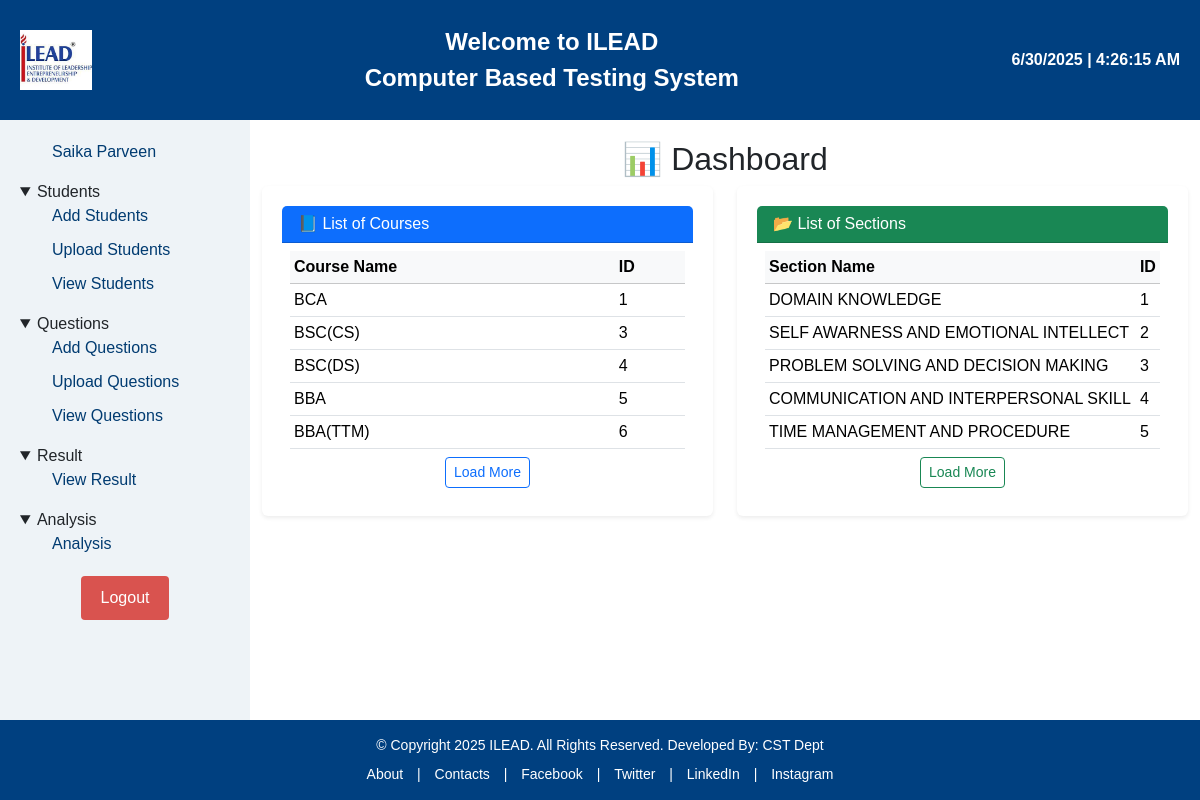
Screenshot of /acc/index.php (signed in) with the database file from the repository.
### tables this page shows
CREATE TABLE `course` (
  `c_id` int(11) NOT NULL,
  `c_name` varchar(200) NOT NULL,
  `school_id` int(11) NOT NULL
);

CREATE TABLE `section` (
  `sec_id` int(11) NOT NULL,
  `sec_name` varchar(200) NOT NULL
);

### acc/index.php (the view, shortened to what this page needs)
<?php include 'common/header.php'; ?>
<?php include 'common/navbar.php'; ?>
<div class="main-content container my-0">
    <h2 class="text-center">📊 Dashboard</h2>
    <div class="row g-4">
        <div class="col-md-6">
            <div class="card shadow-sm border-0 h-100">
                <div class="card-header bg-primary text-white py-2">
                    <h6 class="mb-0">📘 List of Courses</h6>
                </div>
                <div class="card-body p-2">
                    <?php
                    $course_query = "SELECT * FROM course";
                    $course_result = mysqli_query($con, $course_query) or die("Query Error");
                    if (mysqli_num_rows($course_result) > 0) {
                    ?>
                        <div class="table-responsive">
                            <table class="table table-sm table-hover mb-2">
                                <thead class="table-light">
                                    <tr>
                                        <th>Course Name</th>
                                        <th>ID</th>
                                    </tr>
                                </thead>
                                <tbody id="courseTable">
                                    <?php
                                    $i = 0;
                                    while ($row = mysqli_fetch_assoc($course_result)) {
                                        $i++;
                                        $extraClass = $i > 5 ? 'd-none extra-course' : '';
                                    ?>
                                        <tr class="<?php echo $extraClass; ?>">
                                            <td><?php echo $row['c_name']; ?></td>
                                            <td><?php echo $row['c_id']; ?></td>
                                        </tr>
                                    <?php } ?>
                                </tbody>
                            </table>
                            <?php if ($i > 5) { ?>
                                <div class="text-center">
                                    <button class="btn btn-sm btn-outline-primary" onclick="loadMore('course')">Load More</button>
                                </div>
                            <?php } ?>
                        </div>
                    <?php } else { echo "<p class='text-muted'>No courses found.</p>"; } ?>
                </div>
            </div>
        </div>
        <div class="col-md-6">
            <div class="card shadow-sm border-0 h-100">
                <div class="card-header bg-success text-white py-2">
                    <h6 class="mb-0">📂 List of Sections</h6>
                </div>
                <div class="card-body p-2">
                    <?php
                    $section_query = "SELECT * FROM section";
                    $section_result = mysqli_query($con, $section_query) or die("Query Error");
                    if (mysqli_num_rows($section_result) > 0) {
                    ?>
                        <div class="table-responsive">
                            <table class="table table-sm table-hover mb-2">
                                <thead class="table-light">
                                    <tr>
                                        <th>Section Name</th>
                                        <th>ID</th>
                                    </tr>
                                </thead>
                                <tbody id="sectionTable">
                                    <?php
                                    $i = 0;
                                    while ($row = mysqli_fetch_assoc($section_result)) {
                                        $i++;
                                        $extraClass = $i > 5 ? 'd-none extra-section' : '';
                                    ?>
                                        <tr class="<?php echo $extraClass; ?>">
                                            <td><?php echo $row['sec_name']; ?></td>
                                            <td><?php echo $row['sec_id']; ?></td>
                                        </tr>
                                    <?php } ?>
                                </tbody>
                            </table>
                            <?php if ($i > 5) { ?>
                                <div class="text-center">
                                    <button class="btn btn-sm btn-outline-success" onclick="loadMore('section')">Load More</button>
                                </div>
                            <?php } ?>
                        </div>
                    <?php } else { echo "<p class='text-muted'>No sections found.</p>"; } ?>
                </div>
            </div>
        </div>
    </div>
</div>
<?php include 'common/footer.php'; ?>

### acc/common/header.php (shortened to what this page needs)
<!DOCTYPE html>
<html lang="en">
<head>
    <link rel="stylesheet" href="css/style.css">
    <link rel="stylesheet" href="https://cdnjs.cloudflare.com/ajax/libs/font-awesome/6.4.0/css/all.min.css">
    <link rel="stylesheet" href="https://cdn.datatables.net/2.3.2/css/dataTables.dataTables.min.css">
    <link rel="stylesheet" href="https://cdn.datatables.net/buttons/3.0.1/css/buttons.dataTables.min.css">
    <link rel="stylesheet" href="https://cdnjs.cloudflare.com/ajax/libs/font-awesome/6.5.0/css/all.min.css">
     <link href="https://cdn.jsdelivr.net/npm/bootstrap@5.3.2/dist/css/bootstrap.min.css" rel="stylesheet">
     <link rel="stylesheet" href="https://cdn.jsdelivr.net/npm/bootstrap-icons@1.10.5/font/bootstrap-icons.css">
</head>
<body onload="updateDateTime()">
<div class="page-container">
    <div class="header">
        <div class="logo">
            <img src="img/logo.jpg" alt="Logo">
        </div>
        <div class="welcome">Welcome to ILEAD </br> Computer Based Testing System</div>
        <div class="date" id="datetime"></div>
    </div>
    <div class="content-area">

### acc/common/navbar.php
<div class="sidebar">
    <ul>
        <a href="index.php"><?php echo $_SESSION['user_name']; ?></a>
    </ul>
    <details open>
        <summary>Students</summary>
        <ul>
            <a href="addStudents.php">Add Students</a>
            <a href="#" data-bs-toggle="modal" data-bs-target="#studentModal">Upload Students</a>
            <a href="viewStudents.php">View Students</a>
        </ul>
    </details>
    <details open>
        <summary>Questions</summary>
        <ul>
            <a href="addQuestion.php">Add Questions</a>
            <a href="#" data-bs-toggle="modal" data-bs-target="#questionModal">Upload Questions</a>
            <a href="viewQuestions.php">View Questions</a>
        </ul>
    </details>
    <details open>
        <summary>Result</summary>
        <ul>
            <a href="result.php">View Result</a>
        </ul>
    </details>
    <details open>
        <summary>Analysis</summary>
        <ul>
            <a href="analysis.php">Analysis</a>
        </ul>
    </details>
    <form class="logoutform" id="logoutForm">
        <button type="submit" class="logout-btn" id="logoutBtn">Logout</button>
    </form>
</div>

### acc/common/footer.php (shortened to what this page needs)
    </div>
    <div class="footer">
        <div class="container text-center">
            <div class="row">
                <div class="col">&copy; Copyright 2025 ILEAD. All Rights Reserved. Developed By: CST Dept</div>
            </div>
            <div class="row">
                <div class="col">
                    <div class="footer-links mt-2">
                         <a href="" data-bs-toggle="modal" data-bs-target="#aboutModal">About</a> |
                        <a href='https://ilead.net.in/contact-us/' target='_blank'>Contacts</a> |
                        <a href="https://www.facebook.com" target="_blank">Facebook</a> |
                        <a href="https://www.twitter.com" target="_blank">Twitter</a> |
                        <a href="https://www.linkedin.com" target="_blank">LinkedIn</a> |
                        <a href="https://www.instagram.com" target="_blank">Instagram</a>
                    </div>
                </div>
            </div>
        </div>
    </div>
</div>
</body>
</html>

### acc/css/style.css (style rules this page uses)
body, html { margin: 0; padding: 0; height: 100%; font-family: 'Roboto', sans-serif; }
body { -webkit-user-select: none; -moz-user-select: none; -ms-user-select: none; user-select: none; }
.page-container { display: flex; flex-direction: column; min-height: 100vh; height: 100vh; font-family: Arial, sans-serif; }
.header { background-color: #004080; color: white; height: 15vh; display: flex; align-items: center; justify-content: space-between; padding: 0 20px; }
.logo img { height: 60px; }
.welcome { font-size: 24px; font-weight: bold; text-align: center; flex-grow: 1; }
.date { font-size: 16px; font-weight: bold; }
.content-area { flex: 1; display: flex; overflow: hidden; height: 75vh; }
.sidebar { background-color: #eef3f7; width: 250px; padding: 20px; box-sizing: border-box; }
.sidebar a { display: block; color: #003b71; text-decoration: none; margin-bottom: 10px; cursor: pointer; -webkit-user-select: none; -moz-user-select: none; -ms-user-select: none; user-select: none; }
.main-content { flex: 1; padding: 20px; overflow-y: auto; }
.footer { height: 10vh; background-color: #004080; color: white; display: flex; align-items: center; justify-content: center; font-size: 14px; }
.footer a { color:white; text-decoration: none; paddig:5px; }
.footer-links a { color: white; margin: 0 10px; text-decoration: none; }
.logoutform { display: flex; justify-content: center; margin-top: 20px; }
.logout-btn { background-color: #d9534f; color: white; border: none; padding: 10px 20px; cursor: pointer; border-radius: 4px; }
.card { background-color: #f5f5f5; padding: 20px; border-radius: 10px; flex: 1 1 250px; box-shadow: 0 2px 5px rgba(0, 0, 0, 0.1); transition: transform 0.2s ease; }

### rows the page displays
course: c_name "BCA", c_id "1"
course: c_name "BSC(CS)", c_id "3"
course: c_name "BSC(DS)", c_id "4"
course: c_name "BBA", c_id "5"
course: c_name "BBA(TTM)", c_id "6"
section: sec_name "DOMAIN KNOWLEDGE", sec_id "1"
section: sec_name "SELF AWARNESS AND EMOTIONAL INTELLECT", sec_id "2"
section: sec_name "PROBLEM SOLVING AND DECISION MAKING", sec_id "3"
section: sec_name "COMMUNICATION AND INTERPERSONAL SKILL", sec_id "4"
section: sec_name "TIME MANAGEMENT AND PROCEDURE", sec_id "5"

### other values shown
$_SESSION['user_name'] "Saika Parveen"
